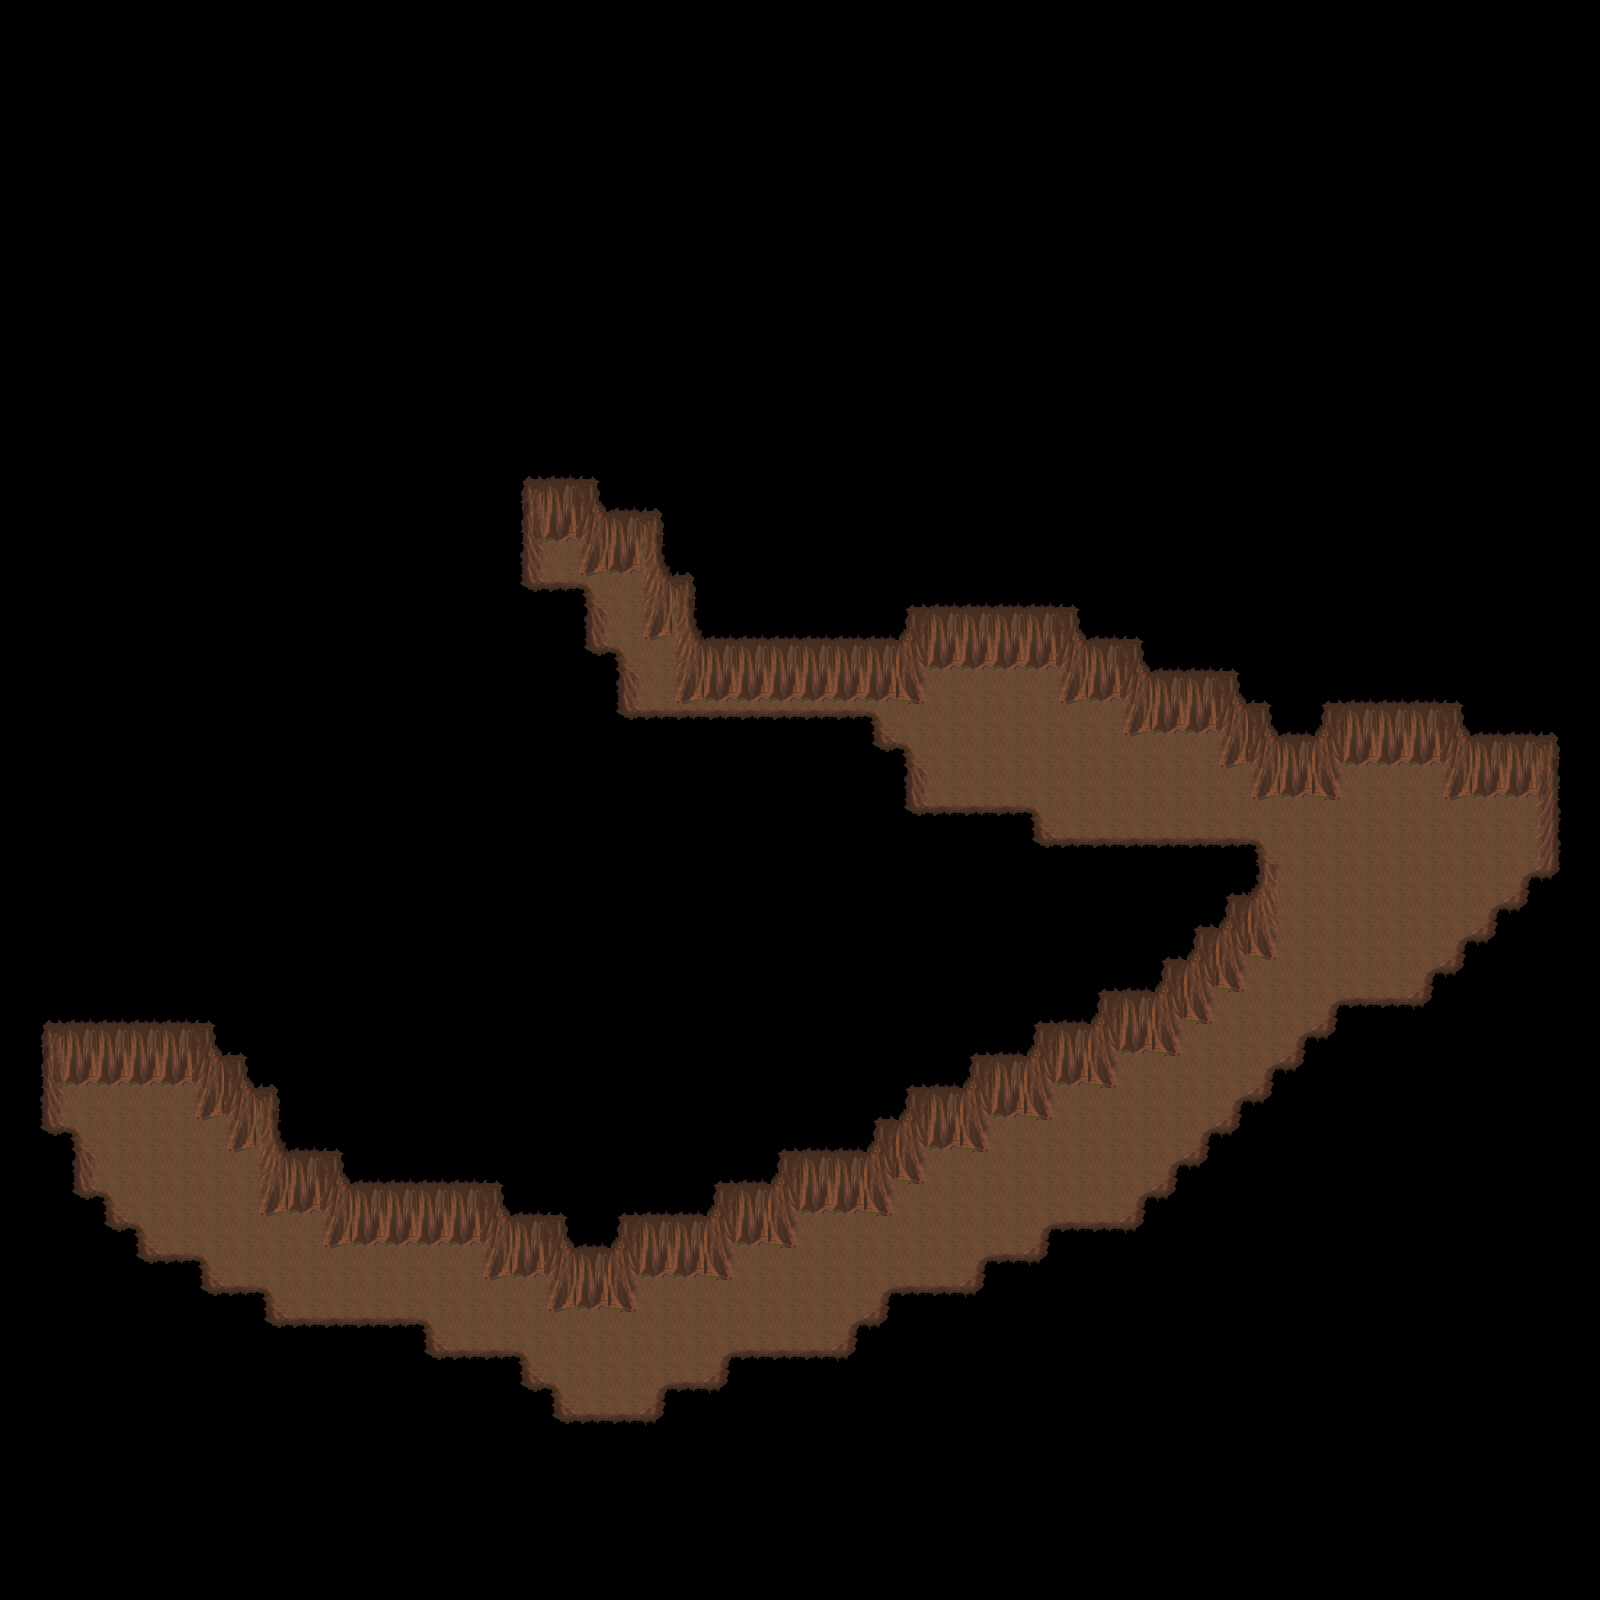

Tiled map render using the project's own tile images. Description and the map definition, with tile-layer contents summarised, below:
An orthogonal 50x50 tile map with 32x32 px tiles, 3 tile layers (set, Ground, Over), 1 hidden layer not drawn, 3 tilesets.

<map version="1.0" orientation="orthogonal" width="50" height="50" tilewidth="32" tileheight="32">
 <tileset firstgid="1" name="automapping_set_cave_32_32" tilewidth="32" tileheight="32">
  <image source="../graphics/tiles/automapping_set_cave_32_32.png" width="1024" height="1024" />
 </tileset>
 <tileset firstgid="1025" name="collision" tilewidth="32" tileheight="32">
  <image source="../graphics/tiles/collision1_32_32.png" width="1024" height="1024" />
 </tileset>
 <tileset firstgid="2049" name="cave" tilewidth="32" tileheight="32">
  <image source="../graphics/tiles/cave3_32_32.png" width="1024" height="1024" />
 </tileset>
 <layer name="set" width="50" height="50">
  <data>[2500 cells, 2500 non-empty, 2 distinct tile ids]</data>
 </layer>
 <layer name="Ground" width="50" height="50">
  <data>[2500 cells, 2500 non-empty, 27 distinct tile ids]</data>
 </layer>
 <layer name="Over" width="50" height="50">
  <data>[2500 cells, 102 non-empty, 5 distinct tile ids]</data>
 </layer>
 <layer name="collision" width="50" height="50" visible="0">
  <data>[2500 cells, 2405 non-empty, 1 distinct tile ids]</data>
 </layer>
</map>
